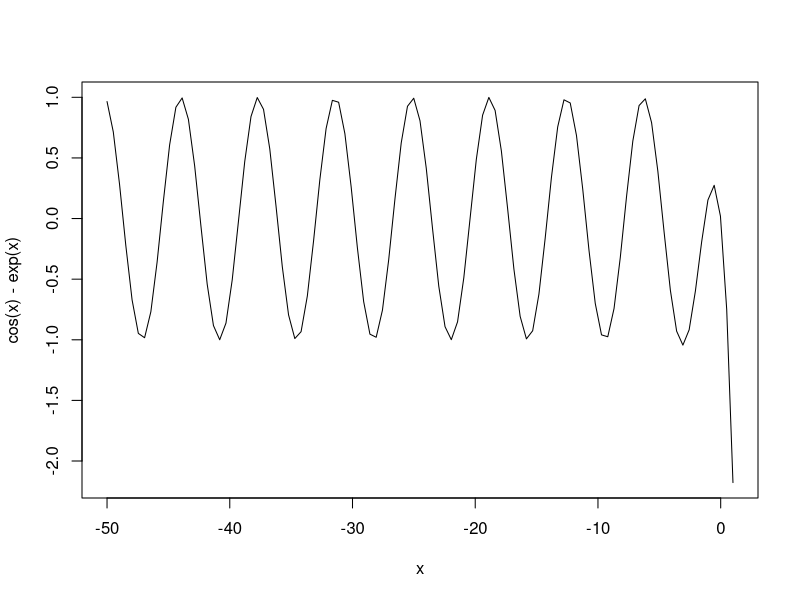
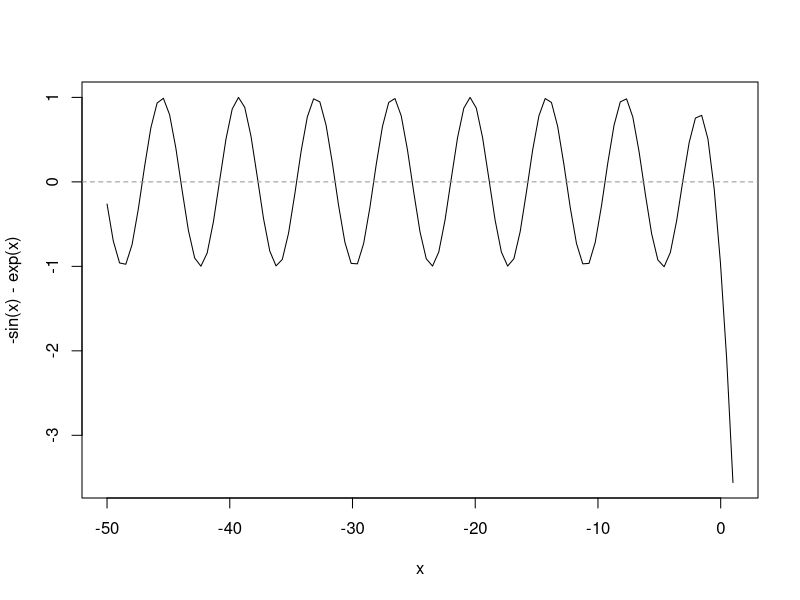
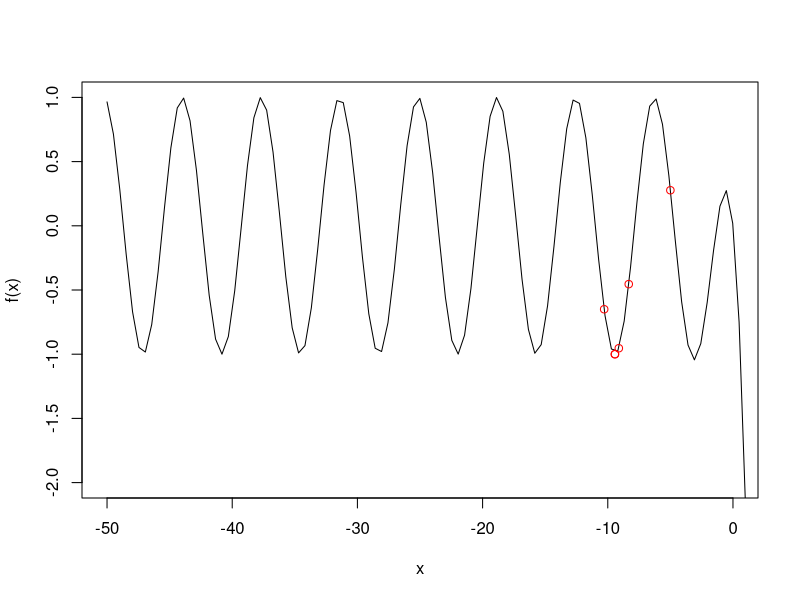
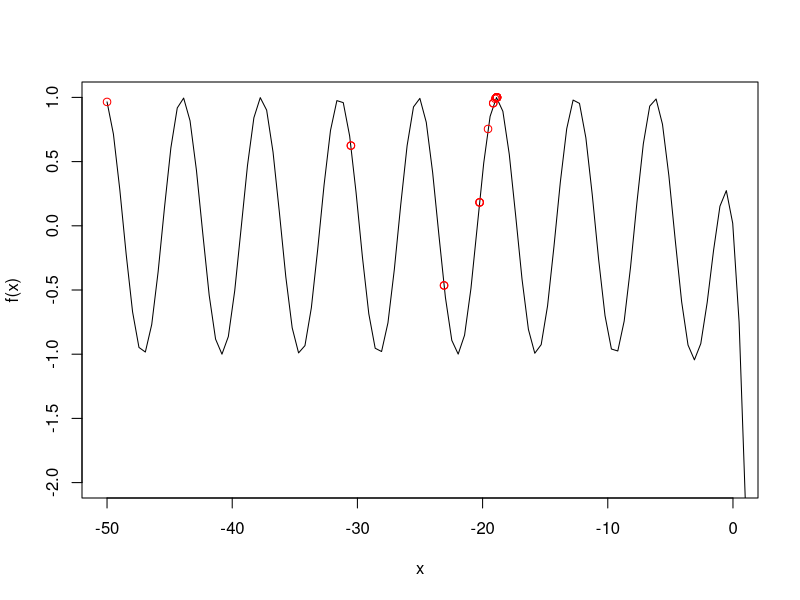

R code for these plots, in order:
## ---- chunk 1
library(knitr)
## ---- chunk 2
f <- function (x) {
  cos(x) - exp(x)
}

curve(cos(x) - exp(x), from = -50, to = 1)
## ---- chunk 3
fprime <- function (x) {
  -sin(x) - exp(x)
}

curve(-sin(x) - exp(x), from = -50, to = 1)
par(new=T)
abline(0,0,col = "gray60", lty=2)
## ---- chunk 4
fprimeprime <- function (x) {
  -cos(x) - exp(x)
}
## ---- chunk 5
x = c(-5,rep(NA,6))
fval = rep(NA,7)
fprimeval = rep(NA,7)
fprimeprimeval = rep(NA,7)

for(i in 1:6){
  fval[i]=f(x[i])
  fprimeval[i]=fprime(x[i])
  fprimeprimeval[i]=fprimeprime(x[i]) 
  x[i+1]=x[i]-fprimeval[i]/fprimeprimeval[i]
} 
## ---- chunk 6
kable(data.frame(x,fval,fprimeval,fprimeprimeval))

curve(f(x), from = -50, to = 1, xlim = c(-50, 0), ylim = c(-2, 1))
par(new=T)
points(x, fval, xlab = NA, ylab = NA, xaxt='n', yaxt='n', xlim = c(-50, 0), ylim = c(-2, 1), col="red")

## ---- chunk 7
n=1
a=0;
a[1]=-50
b=0;
b[1]=1
phi=0.5*(sqrt(5)-1) 
L=0;
L[1]=a[1]+phi*phi*(b[1]-a[1]) 
U=0;
U[1]=b[1]-(L[1]-a[1]) 
tolerance=0.001 
while(abs(b[n]-a[n])>tolerance) {
  if(f(L[n])>=f(U[n])){
    a[n+1]=a[n] 
    b[n+1]=U[n] 
    L[n+1]=a[n]+U[n]-L[n] 
    U[n+1]=L[n]
    }
  else{
    a[n+1]=L[n]
    b[n+1]=b[n]
    L[n+1]=U[n] 
    U[n+1]=b[n]-U[n]+L[n]
    } 
  n=n+1
  }
width=b-a 
## ---- chunk 8
kable(data.frame(a,b,L,U,width))

curve(f(x), from = -50, to = 1, xlim = c(-50, 0), ylim = c(-2, 1))
par(new=T)
points(a, f(a), xlab = NA, ylab = NA, xaxt='n', yaxt='n', xlim = c(-50, 0), ylim = c(-2, 1), col="red")
